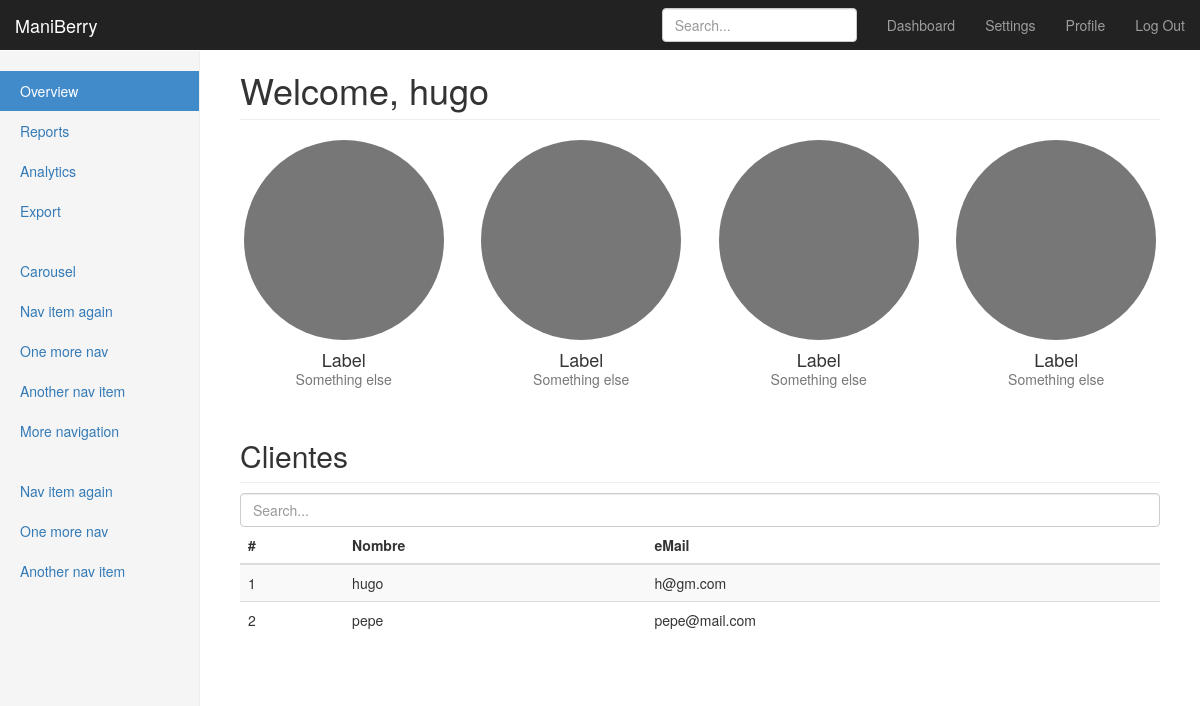
The page /dashboard (signed in) on the database as committed earlier.
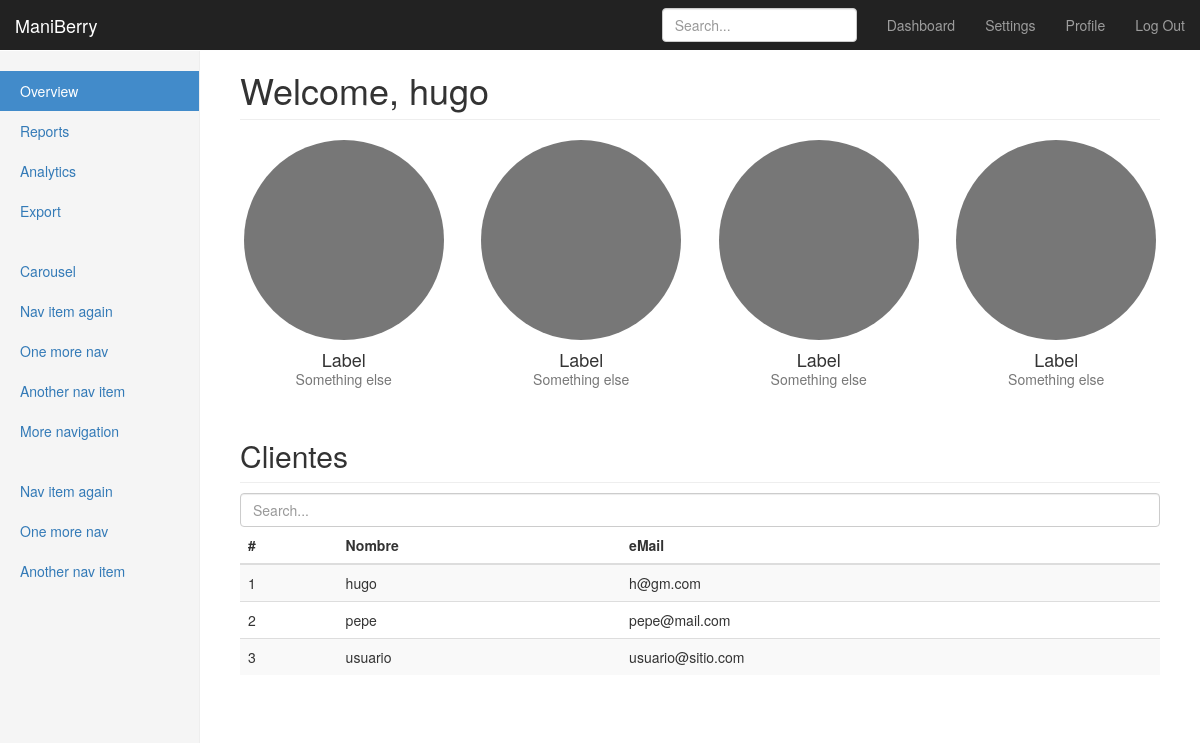
The same page on the database as committed later.
### app.py (models this page shows)
class User(UserMixin, db.Model):
    __tablename__ = 'users'
    id = db.Column(db.Integer, primary_key=True)
    username = db.Column(db.String(15), unique=True)
    email = db.Column(db.String(50), unique=True)
    password = db.Column(db.String(80))

### app.py (the view)
@app.route('/dashboard')
@login_required
def dashboard():
    users = [i for i in User.query.all()]
    return render_template('dashboard.html', name = current_user.username, users=users)

### app.py (called while the page is built)
@login_manager.user_loader
def load_user(user_id):
    return User.query.get(int(user_id))

### templates/dashboard.html (shortened to what this page needs)
{% extends "bootstrap/base.html" %}
{% from "layouts.html" import navbar %}
{% from "layouts.html" import sidebar %}
{% block styles %}
{{super()}}
<link rel="stylesheet" href="{{url_for('.static', filename='dashboard.css')}}">
{% endblock %}
{% block navbar %}
{{ navbar() }}
{% endblock %}
{% block content %}
    <div class="container-fluid">
      {{ sidebar() }}
        <div class="col-sm-9 col-sm-offset-3 col-md-10 col-md-offset-2 main">
          <h1 class="page-header">Welcome, {{ name }}</h1>
          <div class="row placeholders">
            <div class="col-xs-6 col-sm-3 placeholder">
              <img width="200" height="200" class="img-responsive" alt="Generic placeholder thumbnail">
              <h4>Label</h4>
              <span class="text-muted">Something else</span>
            </div>
            <div class="col-xs-6 col-sm-3 placeholder">
              <img width="200" height="200" class="img-responsive" alt="Generic placeholder thumbnail">
              <h4>Label</h4>
              <span class="text-muted">Something else</span>
            </div>
            <div class="col-xs-6 col-sm-3 placeholder">
              <img width="200" height="200" class="img-responsive" alt="Generic placeholder thumbnail">
              <h4>Label</h4>
              <span class="text-muted">Something else</span>
            </div>
            <div class="col-xs-6 col-sm-3 placeholder">
              <img width="200" height="200" class="img-responsive" alt="Generic placeholder thumbnail">
              <h4>Label</h4>
              <span class="text-muted">Something else</span>
            </div>
          </div>
          <h2 class="sub-header">Clientes</h2>
          <input type="text" class="form-control" placeholder="Search..." id="myInput" onkeyup="myFunction()">
          <div class="table-responsive">
            <table class="table table-striped">
              <thead>
                <tr>
                  <th>#</th>
                  <th>Nombre</th>
                  <th>eMail</th>
                </tr>
              </thead>
              <tbody id="myTable">
              {% for u in users %}
                <tr>
                    <td>{{ u.id }}</td>
                    <td>{{ u.username }}</td>
                    <td>{{ u.email}}</td>
                </tr>
              {% endfor %}
              </tbody>
            </table>
          </div>
        </div>
      </div>
    </div>
{% endblock %}

### templates/layouts.html (shortened to what this page needs)
{% macro navbar() %}
<nav class="navbar navbar-inverse navbar-fixed-top">
    <div class="container-fluid">
      <div class="navbar-header">
        <a class="navbar-brand" href="{{ url_for('dashboard') }}" data-togle="tooltip" title="Lo mejor de lo que va quedando">ManiBerry</a>
      </div>
      <div id="navbar" class="navbar-collapse collapse">
        <ul class="nav navbar-nav navbar-right">
          <li><a href="{{ url_for('dashboard') }}">Dashboard</a></li>
          <li><a href="#">Settings</a></li>
          <li><a href="#">Profile</a></li>
          <li><a href=" {{ url_for('logout') }}">Log Out</a></li>
        </ul>
        <form class="navbar-form navbar-right">
          <input type="text" class="form-control" placeholder="Search...">
        </form>
      </div>
    </div>
  </nav>
{% endmacro %}
{% macro sidebar() %}
  <div class="row">
    <div class="col-sm-3 col-md-2 sidebar">
      <ul class="nav nav-sidebar">
        <li class="active"><a href="#">Overview <span class="sr-only">(current)</span></a></li>
        <li><a href="{{ url_for('reports') }}">Reports </a></li>
        <li><a href="{{ url_for('analytics') }}"> Analytics </a></li>
        <li><a href="#">Export</a></li>
      </ul>
      <ul class="nav nav-sidebar">
        <li><a href="{{ url_for('carousel') }}">Carousel</a></li>
        <li><a href="#">Nav item again</a></li>
        <li><a href="#">One more nav</a></li>
        <li><a href="#">Another nav item</a></li>
        <li><a href="#">More navigation</a></li>
      </ul>
      <ul class="nav nav-sidebar">
        <li><a href="#">Nav item again</a></li>
        <li><a href="#">One more nav</a></li>
        <li><a href="#">Another nav item</a></li>
      </ul>
    </div>
{% endmacro %}

### static/dashboard.css (style rules this page uses)
body { padding-top: 50px; }
.sub-header { padding-bottom: 10px; border-bottom: 1px solid #eee; }
.navbar-fixed-top { border: 0; }
.sidebar { display: none; }
@media (min-width: 768px) { .sidebar { position: fixed; top: 51px; bottom: 0; left: 0; z-index: 1000; display: block; padding: 20px; overflow-x: hidden; overflow-y: auto; background-color: #f5f5f5; border-right: 1px solid #eee; } }
.nav-sidebar { margin-right: -21px; margin-bottom: 20px; margin-left: -20px; }
.nav-sidebar > li > a { padding-right: 20px; padding-left: 20px; }
.nav-sidebar > .active > a, .nav-sidebar > .active > a:hover, .nav-sidebar > .active > a:focus { color: #fff; background-color: #428bca; }
.main { padding: 20px; }
@media (min-width: 768px) { .main { padding-right: 40px; padding-left: 40px; } }
.main .page-header { margin-top: 0; }
.placeholders { margin-bottom: 30px; text-align: center; }
.placeholders h4 { margin-bottom: 0; }
.placeholder { margin-bottom: 20px; }
.placeholder img { display: inline-block; border-radius: 50%; }

Rows that differ between the two databases and show on the page:
added User: id "3", username "usuario", email "usuario@sitio.com"
